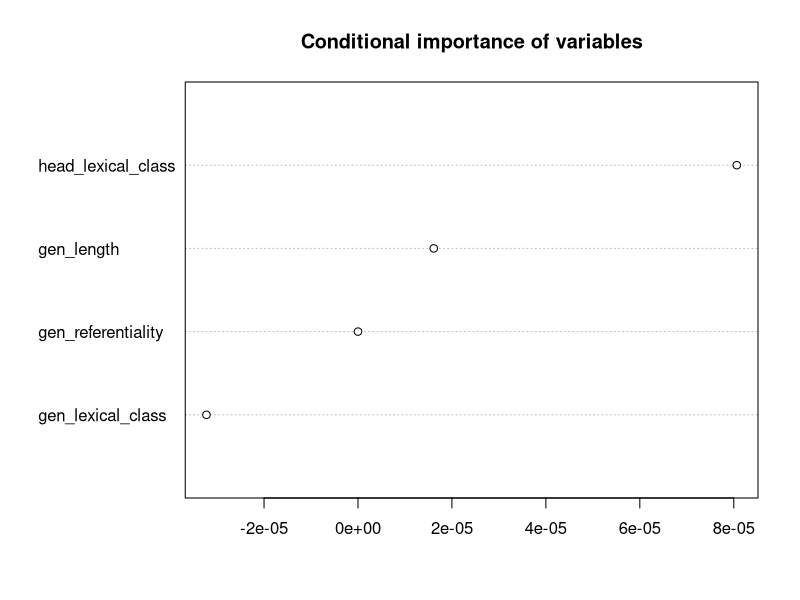

Generate this figure with R:
## ---- chunk 1
knitr::opts_chunk$set(echo = TRUE)
## ---- chunk 2
library("tidyverse")
## ---- chunk 3
gen_std <- read.csv("std_rus.csv", stringsAsFactors=TRUE)
## ---- chunk 4
gen_std$head_lexical_class <- relevel(gen_std$head_lexical_class, "non_kinship")
gen_std$gen_lexical_class <- relevel(gen_std$gen_lexical_class, "non_human")
gen_std$gen_referentiality <- relevel(gen_std$gen_referentiality,"non_definite")
gen_std$gen_length <- relevel(gen_std$gen_length,"one-word")
## ---- chunk 5
library("party")
## ---- chunk 6
gen_std_rf <- cforest(position ~ gen_lexical_class + head_lexical_class + 
                        gen_referentiality + gen_length,
                      data = gen_std, controls = cforest_unbiased(ntree = 500, mtry = 2))
gen_std_varimp <- varimp(gen_std_rf, conditional = TRUE)
dotchart(sort(gen_std_varimp), main = "Conditional importance of variables")
